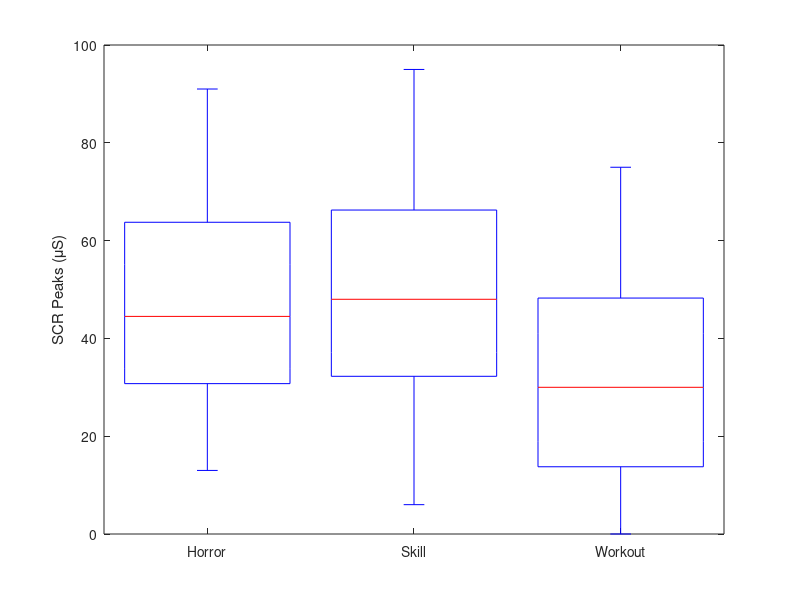
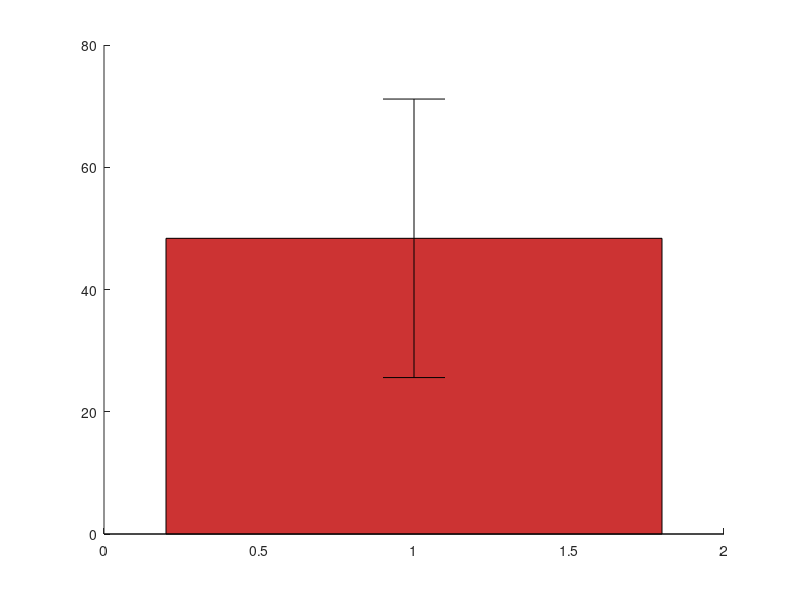

MATLAB code to generate these figures, in order: (Note: this script raises an error after producing the figures.)
clear; clc; close all;

%% Raw SCR Peak Data
SCR_data = [ ...
42 41 11;
83 47 41;
13 35 9;
66 95 52;
45 65 20;
19 24 20;
69 80 37;
34 24 18;
45 78 59;
17 54 20;
44 38 42;
41 51 27;
27 29 13;
63 49 33;
30 33 9;
58 51 37;
88 83 75;
61 64 48;
26 30 5;
91 73 49;
31 6 0;
33 28 14;
76 39 58;
59 70 66];

genres = {'Horror','Skill','Workout'};
colors = [0.8 0.2 0.2; 0.2 0.4 0.8; 0.3 0.7 0.3];

%% Figure 1: Boxplot by genre
figure;
boxplot(SCR_data, 'Labels', genres, 'Colors', 'k', 'Whisker', 1.5);
ylabel('SCR Peaks (\muS)');
%title('SCR Peak Distribution by Game Genre');

%% Figure 2: Mean and Std Dev Barplot
means = mean(SCR_data);
stds = std(SCR_data);

figure;
hold on;
for i = 1:3
    bar(i, means(i), 'FaceColor', colors(i,:), 'EdgeColor', 'k');
    errorbar(i, means(i), stds(i), 'k', 'LineWidth', 1.5);
end
set(gca, 'XTickLabel', genres, 'XTick', 1:3);
ylabel('Mean SCR Peak (\muS)');
%title('Mean and Std Dev of SCR Peaks by Genre');
hold off;

%% Regression Model Performance (Provided Values)
real_values = [60.67, 82, 31.33, 20.33, 39.67, 30.33, 48.33, 57];
pred_values = [59.68, 84.62, 30.77, 22.32, 36.45, 29.63, 47.23, 50.79];

% Figure 3: Real vs Predicted
figure;
scatter(real_values, pred_values, 80, 'filled');
hold on;
plot([0 100], [0 100], 'k--', 'LineWidth', 1.2);
xlabel('Real SCR Peak (\muS)');
ylabel('Predicted SCR Peak (\muS)');
%title('Real vs. Predicted SCR Peak Values');
axis([0 100 0 100]);
grid on;

%% Figure 4: Histograms
figure;
subplot(1,2,1);
histogram(real_values, 'FaceColor', [0.6 0.3 0.3]);
xlabel('Real SCR Peak (\muS)');
title('Distribution of Real SCR Peaks');

subplot(1,2,2);
histogram(pred_values, 'FaceColor', [0.3 0.6 0.8]);
xlabel('Predicted SCR Peak (\muS)');
title('Distribution of Predicted SCR Peaks');

%% Figure 5: Model Loss (synthetic visualization)
epochs = 1:1000;
loss_train = exp(-epochs/300) + 0.1*rand(1,1000);
loss_val = exp(-epochs/250) + 0.15*rand(1,1000);
mae_train = 1.2*exp(-epochs/250) + 0.1*rand(1,1000);
mae_val = 1.1*exp(-epochs/300) + 0.1*rand(1,1000);

figure;
subplot(2,1,1);
plot(epochs, loss_train, 'b', epochs, loss_val, 'r');
legend('Training Loss', 'Validation Loss');
ylabel('MSE');
title('Loss Curve');

subplot(2,1,2);
plot(epochs, mae_train, 'b--', epochs, mae_val, 'r--');
legend('Training MAE', 'Validation MAE');
xlabel('Epochs');
ylabel('MAE (\muS)');
title('MAE Curve');
